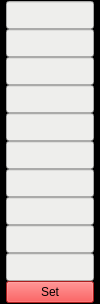
                   <widget class="QFrame" name="param_set_uav_2">
                    <property name="minimumSize">
                     <size>
                      <width>100</width>
                      <height>0</height>
                     </size>
                    </property>
                    <property name="maximumSize">
                     <size>
                      <width>100</width>
                      <height>400</height>
                     </size>
                    </property>
                    <property name="styleSheet">
                     <string notr="true">background-color: rgb(0, 0, 0);</string>
                    </property>
                    <property name="frameShape">
                     <enum>QFrame::StyledPanel</enum>
                    </property>
                    <property name="frameShadow">
                     <enum>QFrame::Raised</enum>
                    </property>
                    <layout class="QVBoxLayout" name="verticalLayout_59">
                     <property name="spacing">
                      <number>0</number>
                     </property>
                     <property name="leftMargin">
                      <number>5</number>
                     </property>
                     <property name="topMargin">
                      <number>0</number>
                     </property>
                     <property name="rightMargin">
                      <number>5</number>
                     </property>
                     <property name="bottomMargin">
                      <number>0</number>
                     </property>
                     <item>
                      <widget class="QLineEdit" name="mis_takeoff_alt_set_uav_2">
                       <property name="sizePolicy">
                        <sizepolicy hsizetype="Expanding" vsizetype="Preferred">
                         <horstretch>0</horstretch>
                         <verstretch>0</verstretch>
                        </sizepolicy>
                       </property>
                       <property name="maximumSize">
                        <size>
                         <width>100</width>
                         <height>30</height>
                        </size>
                       </property>
                       <property name="font">
                        <font>
                         <pointsize>13</pointsize>
                        </font>
                       </property>
                       <property name="autoFillBackground">
                        <bool>false</bool>
                       </property>
                       <property name="styleSheet">
                        <string notr="true">background-color: rgb(238, 238, 236);</string>
                       </property>
                       <property name="text">
                        <string/>
                       </property>
                      </widget>
                     </item>
                     <item>
                      <widget class="QLineEdit" name="com_disarm_land_set_uav_2">
                       <property name="sizePolicy">
                        <sizepolicy hsizetype="Expanding" vsizetype="Preferred">
                         <horstretch>0</horstretch>
                         <verstretch>0</verstretch>
                        </sizepolicy>
                       </property>
                       <property name="maximumSize">
                        <size>
                         <width>100</width>
                         <height>30</height>
                        </size>
                       </property>
                       <property name="font">
                        <font>
                         <pointsize>13</pointsize>
                        </font>
                       </property>
                       <property name="autoFillBackground">
                        <bool>false</bool>
                       </property>
                       <property name="styleSheet">
                        <string notr="true">background-color: rgb(238, 238, 236);</string>
                       </property>
                      </widget>
                     </item>
                     <item>
                      <widget class="QLineEdit" name="mpc_tko_speed_set_uav_2">
                       <property name="sizePolicy">
                        <sizepolicy hsizetype="Expanding" vsizetype="Preferred">
                         <horstretch>0</horstretch>
                         <verstretch>0</verstretch>
                        </sizepolicy>
                       </property>
                       <property name="maximumSize">
                        <size>
                         <width>100</width>
                         <height>30</height>
                        </size>
                       </property>
                       <property name="font">
                        <font>
                         <pointsize>13</pointsize>
                        </font>
                       </property>
                       <property name="autoFillBackground">
                        <bool>false</bool>
                       </property>
                       <property name="styleSheet">
                        <string notr="true">background-color: rgb(238, 238, 236);</string>
                       </property>
                      </widget>
                     </item>
                     <item>
                      <widget class="QLineEdit" name="mpc_land_speed_set_uav_2">
                       <property name="sizePolicy">
                        <sizepolicy hsizetype="Expanding" vsizetype="Preferred">
                         <horstretch>0</horstretch>
                         <verstretch>0</verstretch>
                        </sizepolicy>
                       </property>
                       <property name="maximumSize">
                        <size>
                         <width>100</width>
                         <height>30</height>
                        </size>
                       </property>
                       <property name="font">
                        <font>
                         <pointsize>13</pointsize>
                        </font>
                       </property>
                       <property name="autoFillBackground">
                        <bool>false</bool>
                       </property>
                       <property name="styleSheet">
                        <string notr="true">background-color: rgb(238, 238, 236);</string>
                       </property>
                      </widget>
                     </item>
                     <item>
                      <widget class="QLineEdit" name="mpc_xy_p_set_uav_2">
                       <property name="sizePolicy">
                        <sizepolicy hsizetype="Expanding" vsizetype="Preferred">
                         <horstretch>0</horstretch>
                         <verstretch>0</verstretch>
                        </sizepolicy>
                       </property>
                       <property name="maximumSize">
                        <size>
                         <width>100</width>
                         <height>30</height>
                        </size>
                       </property>
                       <property name="font">
                        <font>
                         <pointsize>13</pointsize>
                        </font>
                       </property>
                       <property name="autoFillBackground">
                        <bool>false</bool>
                       </property>
                       <property name="styleSheet">
                        <string notr="true">background-color: rgb(238, 238, 236);</string>
                       </property>
                      </widget>
                     </item>
                     <item>
                      <widget class="QLineEdit" name="mpc_xy_vel_d_acc_set_uav_2">
                       <property name="sizePolicy">
                        <sizepolicy hsizetype="Expanding" vsizetype="Preferred">
                         <horstretch>0</horstretch>
                         <verstretch>0</verstretch>
                        </sizepolicy>
                       </property>
                       <property name="maximumSize">
                        <size>
                         <width>100</width>
                         <height>30</height>
                        </size>
                       </property>
                       <property name="font">
                        <font>
                         <pointsize>13</pointsize>
                        </font>
                       </property>
                       <property name="autoFillBackground">
                        <bool>false</bool>
                       </property>
                       <property name="styleSheet">
                        <string notr="true">background-color: rgb(238, 238, 236);</string>
                       </property>
                      </widget>
                     </item>
                     <item>
                      <widget class="QLineEdit" name="mpc_xy_vel_p_acc_set_uav_2">
                       <property name="sizePolicy">
                        <sizepolicy hsizetype="Expanding" vsizetype="Preferred">
                         <horstretch>0</horstretch>
                         <verstretch>0</verstretch>
                        </sizepolicy>
                       </property>
                       <property name="maximumSize">
                        <size>
                         <width>100</width>
                         <height>30</height>
                        </size>
                       </property>
                       <property name="font">
                        <font>
                         <pointsize>13</pointsize>
                        </font>
                       </property>
                       <property name="autoFillBackground">
                        <bool>false</bool>
                       </property>
                       <property name="styleSheet">
                        <string notr="true">background-color: rgb(238, 238, 236);</string>
                       </property>
                      </widget>
                     </item>
                     <item>
                      <widget class="QLineEdit" name="mc_pitch_p_set_uav_2">
                       <property name="sizePolicy">
                        <sizepolicy hsizetype="Expanding" vsizetype="Preferred">
                         <horstretch>0</horstretch>
                         <verstretch>0</verstretch>
                        </sizepolicy>
                       </property>
                       <property name="maximumSize">
                        <size>
                         <width>100</width>
                         <height>30</height>
                        </size>
                       </property>
                       <property name="font">
                        <font>
                         <pointsize>13</pointsize>
                        </font>
                       </property>
                       <property name="autoFillBackground">
                        <bool>false</bool>
                       </property>
                       <property name="styleSheet">
                        <string notr="true">background-color: rgb(238, 238, 236);</string>
                       </property>
                      </widget>
                     </item>
                     <item>
                      <widget class="QLineEdit" name="mc_roll_p_set_uav_2">
                       <property name="sizePolicy">
                        <sizepolicy hsizetype="Expanding" vsizetype="Preferred">
                         <horstretch>0</horstretch>
                         <verstretch>0</verstretch>
                        </sizepolicy>
                       </property>
                       <property name="maximumSize">
                        <size>
                         <width>100</width>
                         <height>30</height>
                        </size>
                       </property>
                       <property name="font">
                        <font>
                         <pointsize>13</pointsize>
                        </font>
                       </property>
                       <property name="autoFillBackground">
                        <bool>false</bool>
                       </property>
                       <property name="styleSheet">
                        <string notr="true">background-color: rgb(238, 238, 236);</string>
                       </property>
                      </widget>
                     </item>
                     <item>
                      <widget class="QLineEdit" name="mc_yaw_p_set_uav_2">
                       <property name="sizePolicy">
                        <sizepolicy hsizetype="Expanding" vsizetype="Preferred">
                         <horstretch>0</horstretch>
                         <verstretch>0</verstretch>
                        </sizepolicy>
                       </property>
                       <property name="maximumSize">
                        <size>
                         <width>100</width>
                         <height>30</height>
                        </size>
                       </property>
                       <property name="font">
                        <font>
                         <pointsize>13</pointsize>
                        </font>
                       </property>
                       <property name="autoFillBackground">
                        <bool>false</bool>
                       </property>
                       <property name="styleSheet">
                        <string notr="true">background-color: rgb(238, 238, 236);</string>
                       </property>
                      </widget>
                     </item>
                     <item>
                      <widget class="QPushButton" name="btn_param_set_uav_2">
                       <property name="sizePolicy">
                        <sizepolicy hsizetype="Minimum" vsizetype="Preferred">
                         <horstretch>0</horstretch>
                         <verstretch>0</verstretch>
                        </sizepolicy>
                       </property>
                       <property name="maximumSize">
                        <size>
                         <width>100</width>
                         <height>30</height>
                        </size>
                       </property>
                       <property name="styleSheet">
                        <string notr="true">background-color: rgb(239, 41, 41);</string>
                       </property>
                       <property name="text">
                        <string>Set</string>
                       </property>
                      </widget>
                     </item>
                    </layout>
                   </widget>
